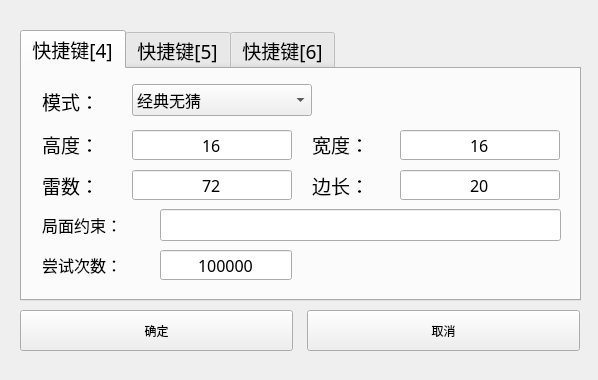
<?xml version="1.0" encoding="UTF-8"?>
<ui version="4.0">
 <class>Form</class>
 <widget class="QWidget" name="Form">
  <property name="geometry">
   <rect>
    <x>0</x>
    <y>0</y>
    <width>598</width>
    <height>380</height>
   </rect>
  </property>
  <property name="sizePolicy">
   <sizepolicy hsizetype="Fixed" vsizetype="Fixed">
    <horstretch>0</horstretch>
    <verstretch>0</verstretch>
   </sizepolicy>
  </property>
  <property name="minimumSize">
   <size>
    <width>598</width>
    <height>380</height>
   </size>
  </property>
  <property name="maximumSize">
   <size>
    <width>598</width>
    <height>380</height>
   </size>
  </property>
  <property name="mouseTracking">
   <bool>true</bool>
  </property>
  <property name="windowTitle">
   <string notr="true"/>
  </property>
  <property name="windowIcon">
   <iconset>
    <normaloff>media/cat.ico</normaloff>media/cat.ico</iconset>
  </property>
  <widget class="QPushButton" name="pushButton_2">
   <property name="geometry">
    <rect>
     <x>307</x>
     <y>310</y>
     <width>273</width>
     <height>41</height>
    </rect>
   </property>
   <property name="focusPolicy">
    <enum>Qt::NoFocus</enum>
   </property>
   <property name="text">
    <string>取消</string>
   </property>
   <property name="shortcut">
    <string/>
   </property>
  </widget>
  <widget class="QPushButton" name="pushButton">
   <property name="geometry">
    <rect>
     <x>20</x>
     <y>310</y>
     <width>273</width>
     <height>41</height>
    </rect>
   </property>
   <property name="focusPolicy">
    <enum>Qt::NoFocus</enum>
   </property>
   <property name="text">
    <string>确定</string>
   </property>
   <property name="shortcut">
    <string>Return</string>
   </property>
   <property name="autoDefault">
    <bool>false</bool>
   </property>
   <property name="flat">
    <bool>false</bool>
   </property>
  </widget>
  <widget class="QTabWidget" name="tabWidget">
   <property name="geometry">
    <rect>
     <x>20</x>
     <y>30</y>
     <width>561</width>
     <height>271</height>
    </rect>
   </property>
   <property name="font">
    <font>
     <family>微软雅黑</family>
     <pointsize>14</pointsize>
    </font>
   </property>
   <property name="tabPosition">
    <enum>QTabWidget::North</enum>
   </property>
   <property name="tabShape">
    <enum>QTabWidget::Rounded</enum>
   </property>
   <property name="currentIndex">
    <number>0</number>
   </property>
   <property name="elideMode">
    <enum>Qt::ElideNone</enum>
   </property>
   <property name="tabsClosable">
    <bool>false</bool>
   </property>
   <property name="movable">
    <bool>false</bool>
   </property>
   <property name="tabBarAutoHide">
    <bool>false</bool>
   </property>
   <widget class="QWidget" name="tab_4">
    <attribute name="title">
     <string>快捷键[4]</string>
    </attribute>
    <widget class="QComboBox" name="comboBox_gamemode4">
     <property name="geometry">
      <rect>
       <x>110</x>
       <y>15</y>
       <width>180</width>
       <height>32</height>
      </rect>
     </property>
     <property name="font">
      <font>
       <family>微软雅黑</family>
       <pointsize>12</pointsize>
      </font>
     </property>
     <property name="currentIndex">
      <number>4</number>
     </property>
     <property name="sizeAdjustPolicy">
      <enum>QComboBox::AdjustToMinimumContentsLengthWithIcon</enum>
     </property>
     <item>
      <property name="text">
       <string>标准</string>
      </property>
     </item>
     <item>
      <property name="text">
       <string>Win7</string>
      </property>
     </item>
     <item>
      <property name="text">
       <string>强无猜</string>
      </property>
     </item>
     <item>
      <property name="text">
       <string>弱无猜</string>
      </property>
     </item>
     <item>
      <property name="text">
       <string>经典无猜</string>
      </property>
     </item>
     <item>
      <property name="text">
       <string>准无猜</string>
      </property>
     </item>
     <item>
      <property name="text">
       <string>强可猜</string>
      </property>
     </item>
     <item>
      <property name="text">
       <string>弱可猜</string>
      </property>
     </item>
    </widget>
    <widget class="QSpinBox" name="spinBox_minenum4">
     <property name="geometry">
      <rect>
       <x>110</x>
       <y>100</y>
       <width>160</width>
       <height>32</height>
      </rect>
     </property>
     <property name="font">
      <font>
       <family>微软雅黑</family>
       <pointsize>12</pointsize>
      </font>
     </property>
     <property name="alignment">
      <set>Qt::AlignCenter</set>
     </property>
     <property name="buttonSymbols">
      <enum>QAbstractSpinBox::NoButtons</enum>
     </property>
     <property name="keyboardTracking">
      <bool>true</bool>
     </property>
     <property name="showGroupSeparator" stdset="0">
      <bool>false</bool>
     </property>
     <property name="maximum">
      <number>999</number>
     </property>
     <property name="value">
      <number>72</number>
     </property>
    </widget>
    <widget class="QSpinBox" name="spinBox_attempt_times_limit4">
     <property name="geometry">
      <rect>
       <x>138</x>
       <y>180</y>
       <width>132</width>
       <height>32</height>
      </rect>
     </property>
     <property name="sizePolicy">
      <sizepolicy hsizetype="Minimum" vsizetype="Fixed">
       <horstretch>0</horstretch>
       <verstretch>0</verstretch>
      </sizepolicy>
     </property>
     <property name="font">
      <font>
       <family>微软雅黑</family>
       <pointsize>12</pointsize>
      </font>
     </property>
     <property name="focusPolicy">
      <enum>Qt::ClickFocus</enum>
     </property>
     <property name="frame">
      <bool>true</bool>
     </property>
     <property name="alignment">
      <set>Qt::AlignCenter</set>
     </property>
     <property name="buttonSymbols">
      <enum>QAbstractSpinBox::NoButtons</enum>
     </property>
     <property name="keyboardTracking">
      <bool>true</bool>
     </property>
     <property name="showGroupSeparator" stdset="0">
      <bool>false</bool>
     </property>
     <property name="minimum">
      <number>0</number>
     </property>
     <property name="maximum">
      <number>99999999</number>
     </property>
     <property name="value">
      <number>99999999</number>
     </property>
    </widget>
    <widget class="QLineEdit" name="lineEdit_constraint4">
     <property name="geometry">
      <rect>
       <x>138</x>
       <y>140</y>
       <width>401</width>
       <height>32</height>
      </rect>
     </property>
     <property name="font">
      <font>
       <family>微软雅黑</family>
       <pointsize>12</pointsize>
      </font>
     </property>
     <property name="focusPolicy">
      <enum>Qt::ClickFocus</enum>
     </property>
     <property name="text">
      <string/>
     </property>
     <property name="alignment">
      <set>Qt::AlignCenter</set>
     </property>
    </widget>
    <widget class="QSpinBox" name="spinBox_width4">
     <property name="geometry">
      <rect>
       <x>378</x>
       <y>60</y>
       <width>160</width>
       <height>32</height>
      </rect>
     </property>
     <property name="font">
      <font>
       <family>微软雅黑</family>
       <pointsize>12</pointsize>
      </font>
     </property>
     <property name="alignment">
      <set>Qt::AlignCenter</set>
     </property>
     <property name="buttonSymbols">
      <enum>QAbstractSpinBox::NoButtons</enum>
     </property>
     <property name="keyboardTracking">
      <bool>true</bool>
     </property>
     <property name="showGroupSeparator" stdset="0">
      <bool>false</bool>
     </property>
     <property name="minimum">
      <number>6</number>
     </property>
     <property name="maximum">
      <number>1000</number>
     </property>
     <property name="value">
      <number>16</number>
     </property>
    </widget>
    <widget class="QSpinBox" name="spinBox_height4">
     <property name="geometry">
      <rect>
       <x>110</x>
       <y>60</y>
       <width>160</width>
       <height>32</height>
      </rect>
     </property>
     <property name="font">
      <font>
       <family>微软雅黑</family>
       <pointsize>12</pointsize>
      </font>
     </property>
     <property name="alignment">
      <set>Qt::AlignCenter</set>
     </property>
     <property name="buttonSymbols">
      <enum>QAbstractSpinBox::NoButtons</enum>
     </property>
     <property name="keyboardTracking">
      <bool>true</bool>
     </property>
     <property name="showGroupSeparator" stdset="0">
      <bool>false</bool>
     </property>
     <property name="minimum">
      <number>6</number>
     </property>
     <property name="maximum">
      <number>1000</number>
     </property>
     <property name="value">
      <number>16</number>
     </property>
    </widget>
    <widget class="QSpinBox" name="spinBox_pixsize4">
     <property name="geometry">
      <rect>
       <x>378</x>
       <y>100</y>
       <width>160</width>
       <height>32</height>
      </rect>
     </property>
     <property name="sizePolicy">
      <sizepolicy hsizetype="Minimum" vsizetype="Fixed">
       <horstretch>0</horstretch>
       <verstretch>0</verstretch>
      </sizepolicy>
     </property>
     <property name="maximumSize">
      <size>
       <width>99999</width>
       <height>16777215</height>
      </size>
     </property>
     <property name="font">
      <font>
       <family>微软雅黑</family>
       <pointsize>12</pointsize>
      </font>
     </property>
     <property name="frame">
      <bool>true</bool>
     </property>
     <property name="alignment">
      <set>Qt::AlignCenter</set>
     </property>
     <property name="buttonSymbols">
      <enum>QAbstractSpinBox::NoButtons</enum>
     </property>
     <property name="keyboardTracking">
      <bool>true</bool>
     </property>
     <property name="showGroupSeparator" stdset="0">
      <bool>false</bool>
     </property>
     <property name="minimum">
      <number>1</number>
     </property>
     <property name="maximum">
      <number>200</number>
     </property>
     <property name="value">
      <number>20</number>
     </property>
    </widget>
    <widget class="QLabel" name="label_gamemode4">
     <property name="geometry">
      <rect>
       <x>20</x>
       <y>13</y>
       <width>61</width>
       <height>39</height>
      </rect>
     </property>
     <property name="frameShadow">
      <enum>QFrame::Sunken</enum>
     </property>
     <property name="text">
      <string>模式：</string>
     </property>
    </widget>
    <widget class="QLabel" name="label_constraint4">
     <property name="geometry">
      <rect>
       <x>20</x>
       <y>140</y>
       <width>91</width>
       <height>31</height>
      </rect>
     </property>
     <property name="font">
      <font>
       <family>微软雅黑</family>
       <pointsize>12</pointsize>
      </font>
     </property>
     <property name="text">
      <string>局面约束：</string>
     </property>
     <property name="scaledContents">
      <bool>false</bool>
     </property>
     <property name="wordWrap">
      <bool>false</bool>
     </property>
    </widget>
    <widget class="QLabel" name="label_minenum4">
     <property name="geometry">
      <rect>
       <x>20</x>
       <y>100</y>
       <width>61</width>
       <height>32</height>
      </rect>
     </property>
     <property name="text">
      <string>雷数：</string>
     </property>
    </widget>
    <widget class="QLabel" name="label_height4">
     <property name="geometry">
      <rect>
       <x>20</x>
       <y>59</y>
       <width>61</width>
       <height>32</height>
      </rect>
     </property>
     <property name="text">
      <string>高度：</string>
     </property>
    </widget>
    <widget class="QLabel" name="label_attempt_times_limit4">
     <property name="geometry">
      <rect>
       <x>20</x>
       <y>180</y>
       <width>91</width>
       <height>31</height>
      </rect>
     </property>
     <property name="font">
      <font>
       <family>微软雅黑</family>
       <pointsize>12</pointsize>
      </font>
     </property>
     <property name="text">
      <string>尝试次数：</string>
     </property>
     <property name="scaledContents">
      <bool>false</bool>
     </property>
     <property name="wordWrap">
      <bool>false</bool>
     </property>
    </widget>
    <widget class="QLabel" name="label_width4">
     <property name="geometry">
      <rect>
       <x>290</x>
       <y>59</y>
       <width>61</width>
       <height>32</height>
      </rect>
     </property>
     <property name="text">
      <string>宽度：</string>
     </property>
    </widget>
    <widget class="QLabel" name="label_pixsize4">
     <property name="geometry">
      <rect>
       <x>290</x>
       <y>100</y>
       <width>61</width>
       <height>32</height>
      </rect>
     </property>
     <property name="maximumSize">
      <size>
       <width>140</width>
       <height>16777215</height>
      </size>
     </property>
     <property name="text">
      <string>边长：</string>
     </property>
    </widget>
   </widget>
   <widget class="QWidget" name="tab_3">
    <attribute name="title">
     <string>快捷键[5]</string>
    </attribute>
    <widget class="QComboBox" name="comboBox_gamemode5">
     <property name="geometry">
      <rect>
       <x>110</x>
       <y>15</y>
       <width>180</width>
       <height>32</height>
      </rect>
     </property>
     <property name="font">
      <font>
       <family>微软雅黑</family>
       <pointsize>12</pointsize>
      </font>
     </property>
     <property name="currentIndex">
      <number>4</number>
     </property>
     <property name="sizeAdjustPolicy">
      <enum>QComboBox::AdjustToMinimumContentsLengthWithIcon</enum>
     </property>
     <item>
      <property name="text">
       <string>标准</string>
      </property>
     </item>
     <item>
      <property name="text">
       <string>Win7</string>
      </property>
     </item>
     <item>
      <property name="text">
       <string>强无猜</string>
      </property>
     </item>
     <item>
      <property name="text">
       <string>弱无猜</string>
      </property>
     </item>
     <item>
      <property name="text">
       <string>经典无猜</string>
      </property>
     </item>
     <item>
      <property name="text">
       <string>准无猜</string>
      </property>
     </item>
     <item>
      <property name="text">
       <string>强可猜</string>
      </property>
     </item>
     <item>
      <property name="text">
       <string>弱可猜</string>
      </property>
     </item>
    </widget>
    <widget class="QSpinBox" name="spinBox_minenum5">
     <property name="geometry">
      <rect>
       <x>110</x>
       <y>100</y>
       <width>160</width>
       <height>32</height>
      </rect>
     </property>
     <property name="font">
      <font>
       <family>微软雅黑</family>
       <pointsize>12</pointsize>
      </font>
     </property>
     <property name="alignment">
      <set>Qt::AlignCenter</set>
     </property>
     <property name="buttonSymbols">
      <enum>QAbstractSpinBox::NoButtons</enum>
     </property>
     <property name="keyboardTracking">
      <bool>true</bool>
     </property>
     <property name="showGroupSeparator" stdset="0">
      <bool>false</bool>
     </property>
     <property name="maximum">
      <number>999</number>
     </property>
     <property name="value">
      <number>72</number>
     </property>
    </widget>
    <widget class="QSpinBox" name="spinBox_attempt_times_limit5">
     <property name="geometry">
      <rect>
       <x>138</x>
       <y>180</y>
       <width>132</width>
       <height>32</height>
      </rect>
     </property>
     <property name="sizePolicy">
      <sizepolicy hsizetype="Minimum" vsizetype="Fixed">
       <horstretch>0</horstretch>
       <verstretch>0</verstretch>
      </sizepolicy>
     </property>
     <property name="font">
      <font>
       <family>微软雅黑</family>
       <pointsize>12</pointsize>
      </font>
     </property>
     <property name="focusPolicy">
      <enum>Qt::ClickFocus</enum>
     </property>
     <property name="frame">
      <bool>true</bool>
     </property>
     <property name="alignment">
      <set>Qt::AlignCenter</set>
     </property>
     <property name="buttonSymbols">
      <enum>QAbstractSpinBox::NoButtons</enum>
     </property>
     <property name="keyboardTracking">
      <bool>true</bool>
     </property>
     <property name="showGroupSeparator" stdset="0">
      <bool>false</bool>
     </property>
     <property name="minimum">
      <number>0</number>
     </property>
     <property name="maximum">
      <number>99999999</number>
     </property>
     <property name="value">
      <number>99999999</number>
     </property>
    </widget>
    <widget class="QLineEdit" name="lineEdit_constraint5">
     <property name="geometry">
      <rect>
       <x>138</x>
       <y>140</y>
       <width>401</width>
       <height>32</height>
      </rect>
     </property>
     <property name="font">
      <font>
       <family>微软雅黑</family>
       <pointsize>12</pointsize>
      </font>
     </property>
     <property name="focusPolicy">
      <enum>Qt::ClickFocus</enum>
     </property>
     <property name="text">
      <string/>
     </property>
     <property name="alignment">
      <set>Qt::AlignCenter</set>
     </property>
    </widget>
    <widget class="QSpinBox" name="spinBox_width5">
     <property name="geometry">
      <rect>
       <x>378</x>
       <y>60</y>
       <width>160</width>
       <height>32</height>
      </rect>
     </property>
     <property name="font">
      <font>
       <family>微软雅黑</family>
       <pointsize>12</pointsize>
      </font>
     </property>
     <property name="alignment">
      <set>Qt::AlignCenter</set>
     </property>
     <property name="buttonSymbols">
      <enum>QAbstractSpinBox::NoButtons</enum>
     </property>
     <property name="keyboardTracking">
      <bool>true</bool>
     </property>
     <property name="showGroupSeparator" stdset="0">
      <bool>false</bool>
     </property>
     <property name="minimum">
      <number>6</number>
     </property>
     <property name="maximum">
      <number>1000</number>
     </property>
     <property name="value">
      <number>16</number>
     </property>
    </widget>
    <widget class="QSpinBox" name="spinBox_height5">
     <property name="geometry">
      <rect>
       <x>110</x>
       <y>60</y>
       <width>160</width>
       <height>32</height>
      </rect>
     </property>
     <property name="font">
      <font>
       <family>微软雅黑</family>
       <pointsize>12</pointsize>
      </font>
     </property>
     <property name="alignment">
      <set>Qt::AlignCenter</set>
     </property>
     <property name="buttonSymbols">
      <enum>QAbstractSpinBox::NoButtons</enum>
     </property>
     <property name="keyboardTracking">
      <bool>true</bool>
     </property>
     <property name="showGroupSeparator" stdset="0">
      <bool>false</bool>
     </property>
     <property name="minimum">
      <number>6</number>
     </property>
     <property name="maximum">
      <number>1000</number>
     </property>
     <property name="value">
      <number>16</number>
     </property>
    </widget>
    <widget class="QSpinBox" name="spinBox_pixsize5">
     <property name="geometry">
      <rect>
       <x>378</x>
       <y>100</y>
       <width>160</width>
       <height>32</height>
      </rect>
     </property>
     <property name="sizePolicy">
      <sizepolicy hsizetype="Minimum" vsizetype="Fixed">
       <horstretch>0</horstretch>
       <verstretch>0</verstretch>
      </sizepolicy>
     </property>
     <property name="maximumSize">
      <size>
       <width>99999</width>
       <height>16777215</height>
      </size>
     </property>
     <property name="font">
      <font>
       <family>微软雅黑</family>
       <pointsize>12</pointsize>
      </font>
     </property>
     <property name="frame">
      <bool>true</bool>
     </property>
     <property name="alignment">
      <set>Qt::AlignCenter</set>
     </property>
     <property name="buttonSymbols">
      <enum>QAbstractSpinBox::NoButtons</enum>
     </property>
     <property name="keyboardTracking">
      <bool>true</bool>
     </property>
     <property name="showGroupSeparator" stdset="0">
      <bool>false</bool>
     </property>
     <property name="minimum">
      <number>1</number>
     </property>
     <property name="maximum">
      <number>200</number>
     </property>
     <property name="value">
      <number>20</number>
     </property>
    </widget>
    <widget class="QLabel" name="label_gamemode5">
     <property name="geometry">
      <rect>
       <x>20</x>
       <y>13</y>
       <width>71</width>
       <height>39</height>
      </rect>
     </property>
     <property name="frameShadow">
      <enum>QFrame::Sunken</enum>
     </property>
     <property name="text">
      <string>模式：</string>
     </property>
    </widget>
    <widget class="QLabel" name="label_constraint5">
     <property name="geometry">
      <rect>
       <x>20</x>
       <y>140</y>
       <width>91</width>
       <height>31</height>
      </rect>
     </property>
     <property name="font">
      <font>
       <family>微软雅黑</family>
       <pointsize>12</pointsize>
      </font>
     </property>
     <property name="text">
      <string>局面约束：</string>
     </property>
     <property name="scaledContents">
      <bool>false</bool>
     </property>
     <property name="wordWrap">
      <bool>false</bool>
     </property>
    </widget>
    <widget class="QLabel" name="label_minenum5">
     <property name="geometry">
      <rect>
       <x>20</x>
       <y>100</y>
       <width>71</width>
       <height>32</height>
      </rect>
     </property>
     <property name="text">
      <string>雷数：</string>
     </property>
    </widget>
    <widget class="QLabel" name="label_height5">
     <property name="geometry">
      <rect>
       <x>20</x>
       <y>59</y>
       <width>71</width>
       <height>32</height>
      </rect>
     </property>
     <property name="text">
      <string>高度：</string>
     </property>
    </widget>
    <widget class="QLabel" name="label_attempt_times_limit5">
     <property name="geometry">
      <rect>
       <x>20</x>
       <y>180</y>
       <width>91</width>
       <height>31</height>
      </rect>
     </property>
     <property name="font">
      <font>
       <family>微软雅黑</family>
       <pointsize>12</pointsize>
      </font>
     </property>
     <property name="text">
      <string>尝试次数：</string>
     </property>
     <property name="scaledContents">
      <bool>false</bool>
     </property>
     <property name="wordWrap">
      <bool>false</bool>
     </property>
    </widget>
    <widget class="QLabel" name="label_width5">
     <property name="geometry">
      <rect>
       <x>290</x>
       <y>59</y>
       <width>71</width>
       <height>32</height>
      </rect>
     </property>
     <property name="text">
      <string>宽度：</string>
     </property>
    </widget>
    <widget class="QLabel" name="label_pixsize5">
     <property name="geometry">
      <rect>
       <x>290</x>
       <y>100</y>
       <width>71</width>
       <height>32</height>
      </rect>
     </property>
     <property name="maximumSize">
      <size>
       <width>140</width>
       <height>16777215</height>
      </size>
     </property>
     <property name="text">
      <string>边长：</string>
     </property>
    </widget>
   </widget>
   <widget class="QWidget" name="tab_4">
    <attribute name="title">
     <string>快捷键[6]</string>
    </attribute>
    <widget class="QSpinBox" name="spinBox_attempt_times_limit6">
     <property name="geometry">
      <rect>
       <x>138</x>
       <y>180</y>
       <width>132</width>
       <height>32</height>
      </rect>
     </property>
     <property name="sizePolicy">
      <sizepolicy hsizetype="Minimum" vsizetype="Fixed">
       <horstretch>0</horstretch>
       <verstretch>0</verstretch>
      </sizepolicy>
     </property>
     <property name="font">
      <font>
       <family>微软雅黑</family>
       <pointsize>12</pointsize>
      </font>
     </property>
     <property name="focusPolicy">
      <enum>Qt::ClickFocus</enum>
     </property>
     <property name="frame">
      <bool>true</bool>
     </property>
     <property name="alignment">
      <set>Qt::AlignCenter</set>
     </property>
     <property name="buttonSymbols">
      <enum>QAbstractSpinBox::NoButtons</enum>
     </property>
     <property name="keyboardTracking">
      <bool>true</bool>
     </property>
     <property name="showGroupSeparator" stdset="0">
      <bool>false</bool>
     </property>
     <property name="minimum">
      <number>0</number>
     </property>
     <property name="maximum">
      <number>99999999</number>
     </property>
     <property name="value">
      <number>99999999</number>
     </property>
    </widget>
    <widget class="QComboBox" name="comboBox_gamemode6">
     <property name="geometry">
      <rect>
       <x>110</x>
       <y>15</y>
       <width>180</width>
       <height>32</height>
      </rect>
     </property>
     <property name="font">
      <font>
       <family>微软雅黑</family>
       <pointsize>12</pointsize>
      </font>
     </property>
     <property name="currentIndex">
      <number>4</number>
     </property>
     <property name="sizeAdjustPolicy">
      <enum>QComboBox::AdjustToMinimumContentsLengthWithIcon</enum>
     </property>
     <item>
      <property name="text">
       <string>标准</string>
      </property>
     </item>
     <item>
      <property name="text">
       <string>Win7</string>
      </property>
     </item>
     <item>
      <property name="text">
       <string>强无猜</string>
      </property>
     </item>
     <item>
      <property name="text">
       <string>弱无猜</string>
      </property>
     </item>
     <item>
      <property name="text">
       <string>经典无猜</string>
      </property>
     </item>
     <item>
      <property name="text">
       <string>准无猜</string>
      </property>
     </item>
     <item>
      <property name="text">
       <string>强可猜</string>
      </property>
     </item>
     <item>
      <property name="text">
       <string>弱可猜</string>
      </property>
     </item>
    </widget>
    <widget class="QLabel" name="label_height6">
     <property name="geometry">
      <rect>
       <x>20</x>
       <y>59</y>
       <width>61</width>
       <height>32</height>
      </rect>
     </property>
     <property name="text">
      <string>高度：</string>
     </property>
    </widget>
    <widget class="QLabel" name="label_width6">
     <property name="geometry">
      <rect>
       <x>290</x>
       <y>59</y>
       <width>61</width>
       <height>32</height>
      </rect>
     </property>
     <property name="text">
      <string>宽度：</string>
     </property>
    </widget>
    <widget class="QSpinBox" name="spinBox_height6">
     <property name="geometry">
      <rect>
       <x>110</x>
       <y>60</y>
       <width>160</width>
       <height>32</height>
      </rect>
     </property>
     <property name="font">
      <font>
       <family>微软雅黑</family>
       <pointsize>12</pointsize>
      </font>
     </property>
     <property name="alignment">
      <set>Qt::AlignCenter</set>
     </property>
     <property name="buttonSymbols">
      <enum>QAbstractSpinBox::NoButtons</enum>
     </property>
     <property name="keyboardTracking">
      <bool>true</bool>
     </property>
     <property name="showGroupSeparator" stdset="0">
      <bool>false</bool>
     </property>
     <property name="minimum">
      <number>6</number>
     </property>
     <property name="maximum">
      <number>1000</number>
     </property>
     <property name="value">
      <number>16</number>
     </property>
    </widget>
    <widget class="QLabel" name="label_attempt_times_limit6">
     <property name="geometry">
      <rect>
       <x>20</x>
       <y>180</y>
       <width>91</width>
       <height>31</height>
      </rect>
     </property>
     <property name="font">
      <font>
       <family>微软雅黑</family>
       <pointsize>12</pointsize>
      </font>
     </property>
     <property name="text">
      <string>尝试次数：</string>
     </property>
     <property name="scaledContents">
      <bool>false</bool>
     </property>
     <property name="wordWrap">
      <bool>false</bool>
     </property>
    </widget>
    <widget class="QLabel" name="label_pixsize6">
     <property name="geometry">
      <rect>
       <x>290</x>
       <y>100</y>
       <width>61</width>
       <height>32</height>
      </rect>
     </property>
     <property name="maximumSize">
      <size>
       <width>140</width>
       <height>16777215</height>
      </size>
     </property>
     <property name="text">
      <string>边长：</string>
     </property>
    </widget>
    <widget class="QSpinBox" name="spinBox_width6">
     <property name="geometry">
      <rect>
       <x>378</x>
       <y>60</y>
       <width>160</width>
       <height>32</height>
      </rect>
     </property>
     <property name="font">
      <font>
       <family>微软雅黑</family>
       <pointsize>12</pointsize>
      </font>
     </property>
     <property name="alignment">
      <set>Qt::AlignCenter</set>
     </property>
     <property name="buttonSymbols">
      <enum>QAbstractSpinBox::NoButtons</enum>
     </property>
     <property name="keyboardTracking">
      <bool>true</bool>
     </property>
     <property name="showGroupSeparator" stdset="0">
      <bool>false</bool>
     </property>
     <property name="minimum">
      <number>6</number>
     </property>
     <property name="maximum">
      <number>1000</number>
     </property>
     <property name="value">
      <number>16</number>
     </property>
    </widget>
    <widget class="QLabel" name="label_gamemode6">
     <property name="geometry">
      <rect>
       <x>20</x>
       <y>13</y>
       <width>61</width>
       <height>39</height>
      </rect>
     </property>
     <property name="frameShadow">
      <enum>QFrame::Sunken</enum>
     </property>
     <property name="text">
      <string>模式：</string>
     </property>
    </widget>
    <widget class="QSpinBox" name="spinBox_pixsize6">
     <property name="geometry">
      <rect>
       <x>378</x>
       <y>100</y>
       <width>160</width>
       <height>32</height>
      </rect>
     </property>
     <property name="sizePolicy">
      <sizepolicy hsizetype="Minimum" vsizetype="Fixed">
       <horstretch>0</horstretch>
       <verstretch>0</verstretch>
      </sizepolicy>
     </property>
     <property name="maximumSize">
      <size>
       <width>99999</width>
       <height>16777215</height>
      </size>
     </property>
     <property name="font">
      <font>
       <family>微软雅黑</family>
       <pointsize>12</pointsize>
      </font>
     </property>
     <property name="frame">
      <bool>true</bool>
     </property>
     <property name="alignment">
      <set>Qt::AlignCenter</set>
     </property>
     <property name="buttonSymbols">
      <enum>QAbstractSpinBox::NoButtons</enum>
     </property>
     <property name="keyboardTracking">
      <bool>true</bool>
     </property>
     <property name="showGroupSeparator" stdset="0">
      <bool>false</bool>
     </property>
     <property name="minimum">
      <number>1</number>
     </property>
     <property name="maximum">
      <number>200</number>
     </property>
     <property name="value">
      <number>20</number>
     </property>
    </widget>
    <widget class="QSpinBox" name="spinBox_minenum6">
     <property name="geometry">
      <rect>
       <x>110</x>
       <y>100</y>
       <width>160</width>
       <height>32</height>
      </rect>
     </property>
     <property name="font">
      <font>
       <family>微软雅黑</family>
       <pointsize>12</pointsize>
      </font>
     </property>
     <property name="alignment">
      <set>Qt::AlignCenter</set>
     </property>
     <property name="buttonSymbols">
      <enum>QAbstractSpinBox::NoButtons</enum>
     </property>
     <property name="keyboardTracking">
      <bool>true</bool>
     </property>
     <property name="showGroupSeparator" stdset="0">
      <bool>false</bool>
     </property>
     <property name="maximum">
      <number>999</number>
     </property>
     <property name="value">
      <number>72</number>
     </property>
    </widget>
    <widget class="QLineEdit" name="lineEdit_constraint6">
     <property name="geometry">
      <rect>
       <x>138</x>
       <y>140</y>
       <width>401</width>
       <height>32</height>
      </rect>
     </property>
     <property name="font">
      <font>
       <family>微软雅黑</family>
       <pointsize>12</pointsize>
      </font>
     </property>
     <property name="focusPolicy">
      <enum>Qt::ClickFocus</enum>
     </property>
     <property name="text">
      <string/>
     </property>
     <property name="alignment">
      <set>Qt::AlignCenter</set>
     </property>
    </widget>
    <widget class="QLabel" name="label_minenum6">
     <property name="geometry">
      <rect>
       <x>20</x>
       <y>100</y>
       <width>61</width>
       <height>32</height>
      </rect>
     </property>
     <property name="text">
      <string>雷数：</string>
     </property>
    </widget>
    <widget class="QLabel" name="label_constraint6">
     <property name="geometry">
      <rect>
       <x>20</x>
       <y>140</y>
       <width>91</width>
       <height>31</height>
      </rect>
     </property>
     <property name="font">
      <font>
       <family>微软雅黑</family>
       <pointsize>12</pointsize>
      </font>
     </property>
     <property name="text">
      <string>局面约束：</string>
     </property>
     <property name="scaledContents">
      <bool>false</bool>
     </property>
     <property name="wordWrap">
      <bool>false</bool>
     </property>
    </widget>
   </widget>
  </widget>
 </widget>
 <resources/>
 <connections>
  <connection>
   <sender>pushButton_2</sender>
   <signal>clicked()</signal>
   <receiver>Form</receiver>
   <slot>close()</slot>
   <hints>
    <hint type="sourcelabel">
     <x>428</x>
     <y>420</y>
    </hint>
    <hint type="destinationlabel">
     <x>498</x>
     <y>439</y>
    </hint>
   </hints>
  </connection>
 </connections>
</ui>
